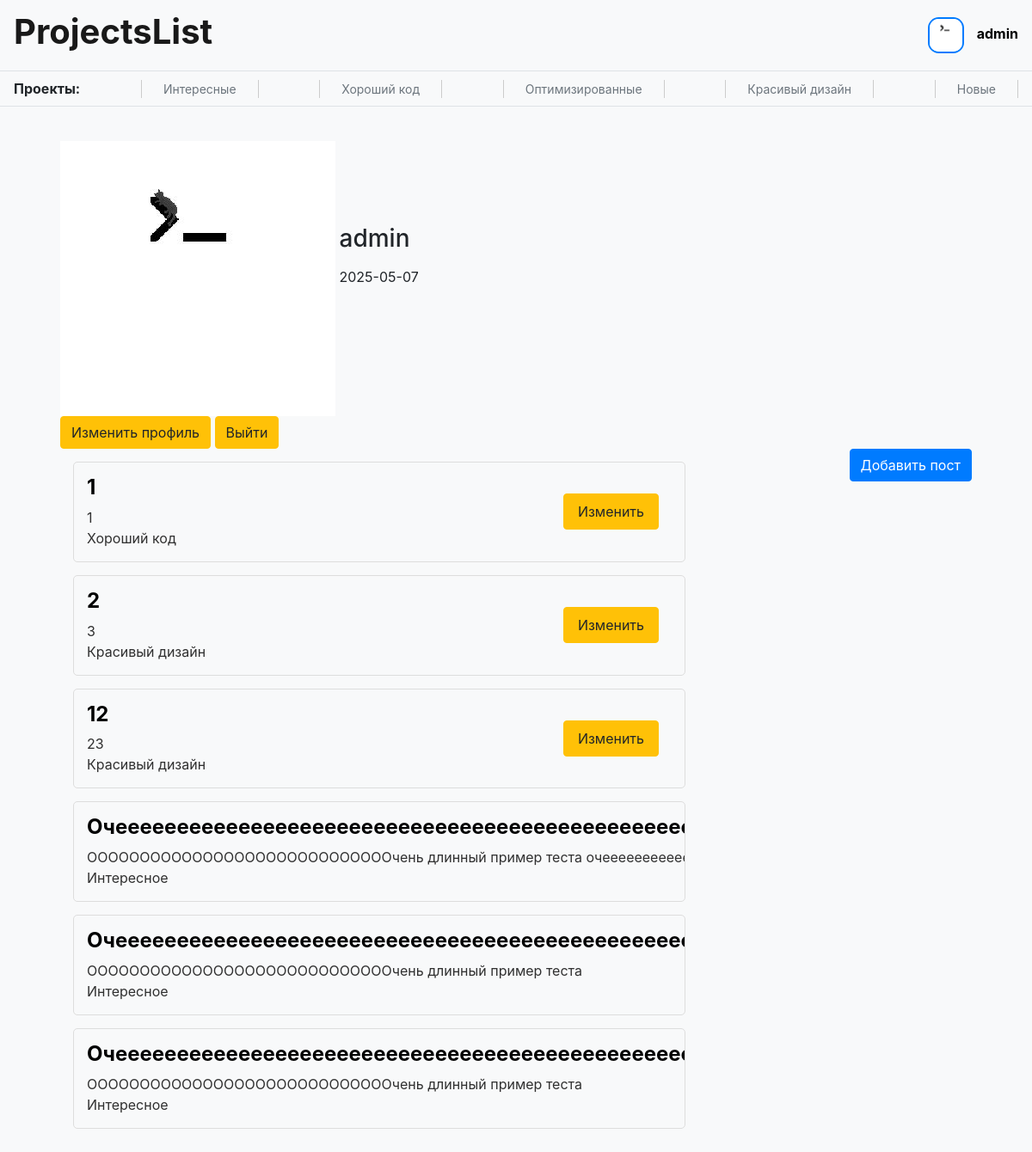
Screenshot of /user1 (signed in) with the database file from the repository.
### data/users.py (models this page shows, shortened)
class User(SqlAlchemyBase, UserMixin):
    __tablename__ = 'users'
    id = sa.Column(sa.Integer, primary_key=True, autoincrement=True)
    name = sa.Column(sa.String)
    mail = sa.Column(sa.String, unique=True)
    hashed_password = sa.Column(sa.String)
    info = sa.Column(sa.String)
    image = sa.Column(sa.String)
    github = sa.Column(sa.String)
    create_time = sa.Column(sa.DateTime, default=datetime.now)
    posts = sa.orm.relationship('Post', back_populates='author')
    comments = sa.orm.relationship('Comment', back_populates='author')
    liked_posts = sa.orm.relationship('Post', back_populates='users_who_liked', secondary='rating_posts')
    liked_comments = sa.orm.relationship('Comment', back_populates='users_who_liked', secondary='rating_comments')

### data/posts.py (models this page shows)
class Post(SqlAlchemyBase):
    __tablename__ = 'posts'
    id = sa.Column(sa.Integer, primary_key=True, autoincrement=True)
    title = sa.Column(sa.String)
    text = sa.Column(sa.String)
    project_link = sa.Column(sa.String)
    category = sa.Column(sa.String)
    like = sa.Column(sa.Integer, default=0)
    dislike = sa.Column(sa.Integer, default=0)
    create_time = sa.Column(sa.DateTime, default=datetime.now)
    author = sa.orm.relationship('User', back_populates='posts')
    author_id = sa.Column(sa.Integer, sa.ForeignKey('users.id'))
    users_who_liked = sa.orm.relationship('User', back_populates='liked_posts', secondary='rating_posts')
    comments = sa.orm.relationship('Comment', back_populates='post')

### server.py (the view)
@app.route('/user<int:user_id>')
def user_page(user_id):
    try:
        db = db_session.create_session()
        user = db.query(User).filter(User.id == user_id).first()
        if user:
            return flask.render_template('user_page.html', title='Страница пользователя', user=user)
        else:
            flask.abort(404, 'Пользователь не найден')
    finally:
        db.close()

### data/db_session.py (called while the page is built)
def create_session() -> Session:
    global __factory
    return __factory()

### server.py (called while the page is built)
@login_manager.user_loader
def load_user(user_id):
    try:
        db = db_session.create_session()
        return db.query(User).get(user_id)
    finally:
        db.close()

### templates/user_page.html (shortened to what this page needs)
{% extends "base.html" %}
{% block content %}
<div class='container'>
	<div style='display: inline-block'>
		<img src='./{{user.image}}' alt='иконка пользователя'/>
	</div>
	<div style='display: inline-block'>
		<h3>{{user.name}}</h3>
		<p>{{user.create_time.date()}}</p>
	</div>
	<div>
	{% if user.id == current_user.id %}
	<a class='btn btn-warning' href='/user{{user.id}}/edit'>Изменить профиль</a>
	<a class='btn btn-warning' href='/logout'>Выйти</a>
	{% endif %}
	</div>
	<div class='posts' style='display: inline-block'>
		{% for post in user.posts %}
		<div class='small-post'>
		<div style='display: inline-block;'>
			<a href='posts/{{post.id}}'>
			<h4>{{post.title}}</h4>
			</a>
			<p>{{post.text}}</p>
			<p>{{post.category}}</p>
		</div>
		{% if current_user.id == post.author.id %}
		<div style='display: inline-block; float: right;'>
			<a type='button' class='btn btn-warning' href='posts/edit/{{post.id}}'>Изменить</a>
		</div>
		{% endif %}
		</div>
		{% endfor %}
	</div>
	{% if current_user.is_authenticated %}
	<a class='btn btn-primary' href='/add_post' style='text-align: center; float: right'>Добавить пост</a>
	{% endif %}
{% endblock %}

### templates/base.html (shortened to what this page needs)
<!doctype html>
<html lang="en">
<head>
    <link rel="stylesheet"
          href="https://stackpath.bootstrapcdn.com/bootstrap/4.4.1/css/bootstrap.min.css"
>
    <link text="text/css"  href="{{ url_for('static', filename='css/style.css') }}" rel="stylesheet">
</head>
<body>
<header>
    <nav class="navbar navbar-light bg-light">
        <a class="navbar-brand" href='/'><h1><b>ProjectsList</b></h1></a>
        {% if current_user.is_authenticated %}
        	<div class='user-navbar'>
			<img class='user-icon' src='/{{current_user.image}}' width='42' height='42' /img>
			<a class='user-name' href="/user{{current_user.id}}">{{ current_user.name }}</a>
		</div>
        {% else %}
		<a class="btn btn-primary " href="/register">Зарегистрироваться</a>
		<a class="btn btn-success" href="/login">Войти</a>
        {% endif %}
    </nav>
    <nav class="category navbar navbar-light bg-light">
        <b>Проекты:</b>
        <a href='/interesting'>Интересные</a>
        <a href='/goodcode'>Хороший код</a>
        <a href='/optimized'>Оптимизированные</a>
        <a href='/beautifuldesign '>Красивый дизайн</a>
        <a href='/new'>Новые</a>
    </nav>
</header>
<main role="main" class='container'>
    {% block content %}{% endblock %}
</main>
</body>
</html>

### static/css/style.css (style rules this page uses)
.small-post { border: 1px solid #ddd; border-radius: 5px; margin: 15px; padding: 15px; align-items: center; display: flex; justify-content: space-between; overflow: hidden; white-space: nowrap; text-overflow: ellipsis; }
.small-post p { color: #303030; margin: 0px; text-overflow: ellipsis; }
.small-post h4 { color: black; font-weight: bold; overflow: hidden; white-space: nowrap; text-overflow: ellipsis; }
.posts { width: 70%; display: flex; flex-direction: column; align-items: center; }
.posts .btn { display: block; cursor: pointer; text-align: center; margin: 15px; padding: 8px 16px; margin-left: 16px; flex-shrink: 0; }
.container { justify-content: space-between; flex-wrap: wrap; padding: 20px; }
body { background-color: #f8f9fa; }
.navbar { border-bottom: 1px solid #dee2e6; }
.navbar a { text-decoration: none; color: #000; }
.user-icon { border-radius: 30%; margin-right: 10px; border: 2px solid #007bff; }
.user-name { color: #007bff; font-weight: bold; text-decoration: none; }
.category a { color: #6c757d; font-size: 14px; border-right: 1px solid; border-left: 1px solid; border-color: #ccc; padding-right: 25px; padding-left: 25px; }

### rows the page displays
User: image (picture), name "admin", create_time "2025-05-07"
Post: title "1", text "1", category "Хороший код"
Post: title "2", text "3", category "Красивый дизайн"
Post: title "12", text "23", category "Красивый дизайн"
Post: title "Очееееееееееееееееееееееееееееееееееееееееееее…", text "ОООООООООООООООООООООООООООООчень длинный пример теста очеееееее…", category "Интересное"
Post: title "Очееееееееееееееееееееееееееееееееееееееееееее…", text "ОООООООООООООООООООООООООООООчень длинный пример теста", category "Интересное"
Post: title "Очееееееееееееееееееееееееееееееееееееееееееее…", text "ОООООООООООООООООООООООООООООчень длинный пример теста", category "Интересное"
